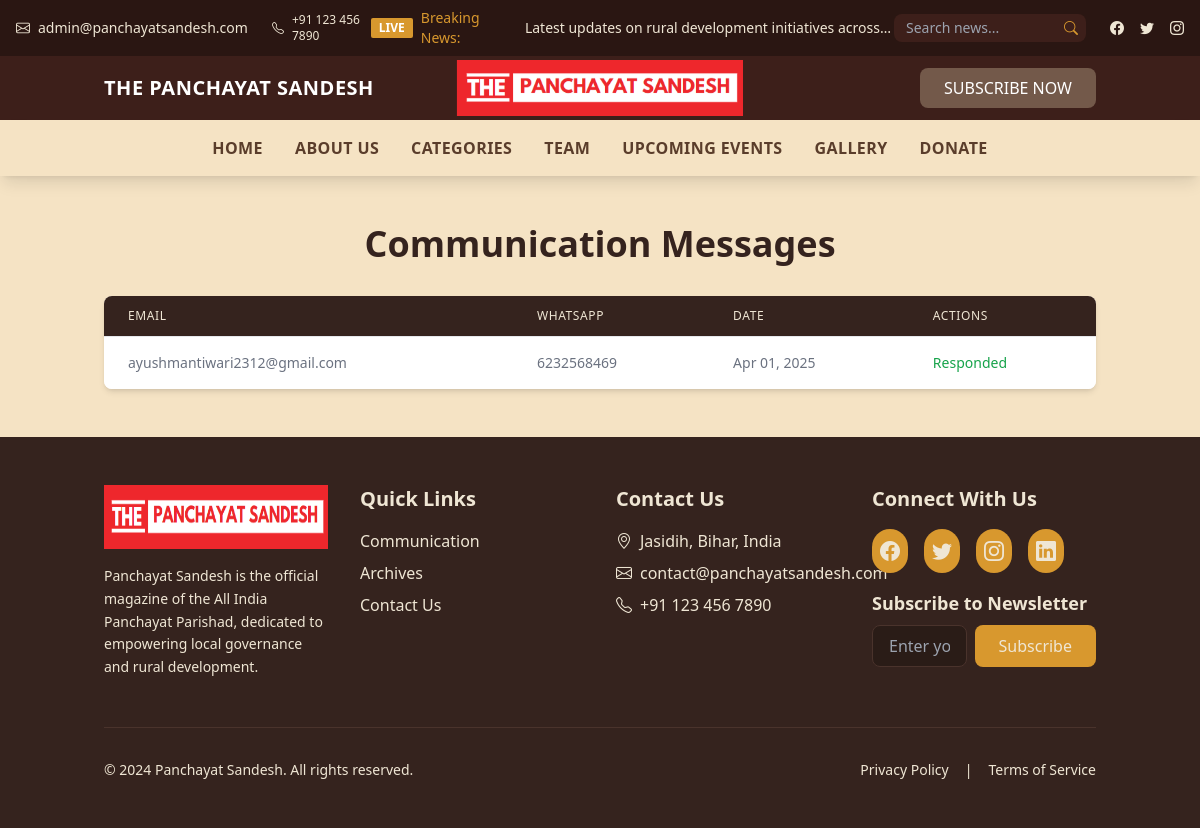
/messages/ (signed in), run on an earlier commit of the app's database.
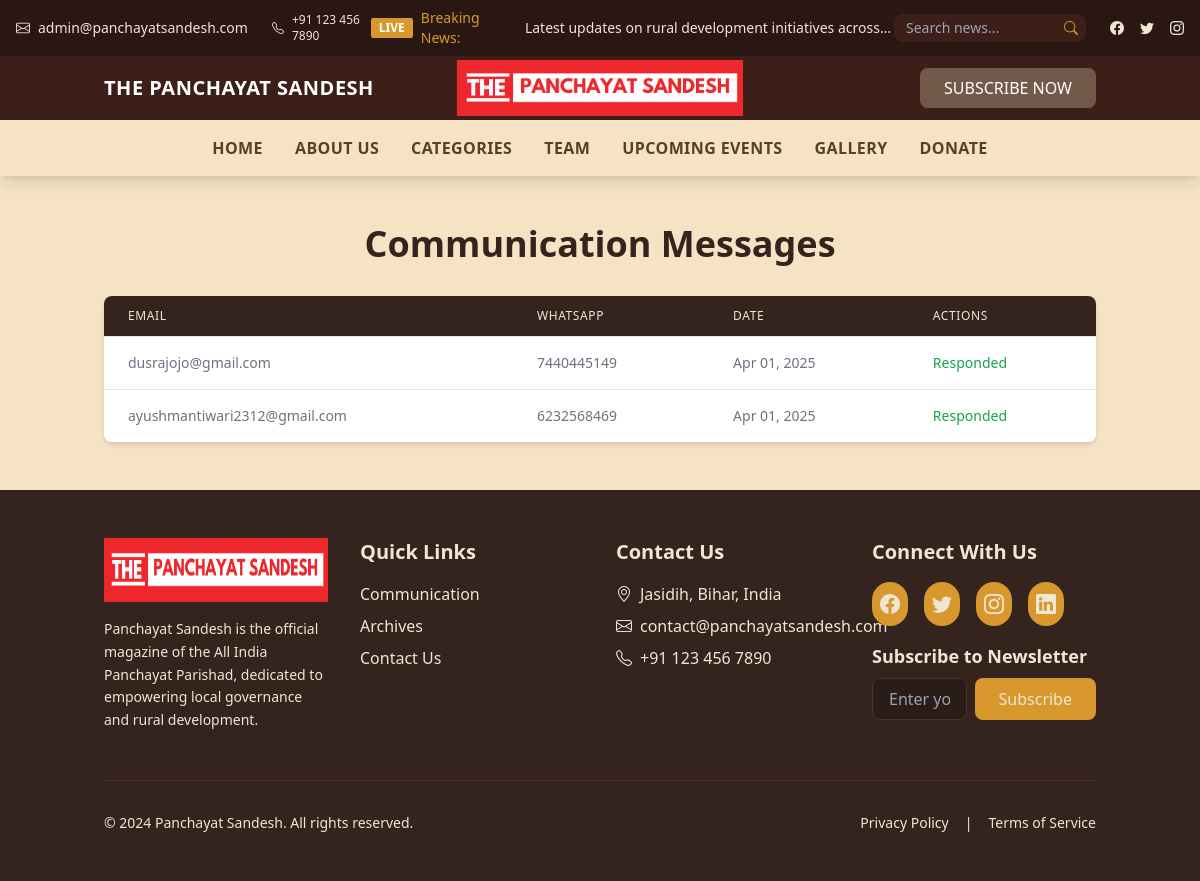
And on a later commit of the database.
### news_app/models.py (models this page shows, shortened)
class communication(models.Model):
    id = models.UUIDField(primary_key=True, default=uuid.uuid4, editable=False)
    whatsapp_number = models.CharField(max_length=100, null=True)
    message = models.TextField(null=True)
    email = models.EmailField(null=True)
    response = models.TextField(null=True)
    viewed = models.BooleanField(default=False)
    created_at = models.DateTimeField(default=timezone.now)

### news_app/views.py (the view, shortened to what this page needs)
# urls.py: path('messages/', MessagesView.as_view(), name="messages"),
class MessagesView(TemplateView):
    template_name = 'messages.html'
    def get_context_data(self, **kwargs):
        import logging
        logger = logging.getLogger(__name__)
        logger.debug("Entering MessagesView.get_context_data")
        context = super().get_context_data(**kwargs)
        logger.debug("Fetching all communications ordered by creation date")
        communications_list = communication.objects.all().order_by('-created_at')
        logger.debug(f"Retrieved {communications_list.count()} communication records")
        context['communications'] = communications_list
        logger.debug("Returning context from MessagesView.get_context_data")
        return context

### templates/messages.html (shortened to what this page needs)
{% extends 'base.html' %}
{% block content %}
{% load static  %}
    {% if request.session.user_id %}
    <section class="py-12 bg-[#f5e3c4]">
        <div class="container mx-auto px-4">
            <h1 class="text-3xl md:text-4xl font-bold text-center text-[#35231e] mb-8">Communication Messages</h1>
            <div class="bg-white rounded-lg shadow-md overflow-hidden">
                <div class="overflow-x-auto">
                    <table class="min-w-full divide-y divide-gray-200">
                        <thead class="bg-[#35231e]">
                            <tr>
                                <th scope="col" class="px-6 py-3 text-left text-xs font-medium text-[#efe6d4] uppercase tracking-wider">Email</th>
                                <th scope="col" class="px-6 py-3 text-left text-xs font-medium text-[#efe6d4] uppercase tracking-wider">WhatsApp</th>
                                <th scope="col" class="px-6 py-3 text-left text-xs font-medium text-[#efe6d4] uppercase tracking-wider">Date</th>
                                <th scope="col" class="px-6 py-3 text-left text-xs font-medium text-[#efe6d4] uppercase tracking-wider">Actions</th>
                            </tr>
                        </thead>
                        <tbody class="bg-white divide-y divide-gray-200">
                            {% for message in communications %}
                            <tr class="hover:bg-gray-50">
                                <td class="px-6 py-4 whitespace-nowrap text-sm text-gray-500">{{ message.email }}</td>
                                <td class="px-6 py-4 whitespace-nowrap text-sm text-gray-500">{{ message.whatsapp_number }}</td>
                                <td class="px-6 py-4 whitespace-nowrap text-sm text-gray-500">{{ message.created_at|date:"M d, Y" }}</td>
                                <td class="px-6 py-4 whitespace-nowrap text-sm font-medium">
                                    {% if message.viewed %}
                                        <span class="text-green-600 font-medium">Responded</span>
                                    {% else %}
                                        <button class="view-message text-[#d8982e] hover:text-[#b77924]"
                                            data-id="{{ message.id }}"
                                            data-message="{{ message.message }}">
                                            Respond
                                        </button>
                                    {% endif %}
                                </td>
                            </tr>
                            {% empty %}
                            <tr>
                                <td colspan="4" class="px-6 py-4 text-center text-sm text-gray-500">No messages found</td>
                            </tr>
                            {% endfor %}
                        </tbody>
                    </table>
                </div>
            </div>
        </div>
    </section>
    {% endif %}
{% endblock %}

### templates/base.html (shortened to what this page needs)
{% load static  %}
<!DOCTYPE html>
<html lang="en" class="scroll-smooth">
<head>
    <script src="https://cdn.tailwindcss.com"></script>
    <link rel="stylesheet" href="https://cdnjs.cloudflare.com/ajax/libs/animate.css/4.1.1/animate.min.css"/>
    <link rel="stylesheet" href="https://cdnjs.cloudflare.com/ajax/libs/bootstrap-icons/1.11.3/font/bootstrap-icons.min.css" />
</head>
<body class="bg-[#f5e3c4] text-[#5a3d2b]">
    <div class="bg-[#2a1612] text-[#efe6d4] text-sm hidden md:block">
        <div class="mx-auto px-4">
            <div class="flex items-center justify-between py-2">
                <div class="flex items-center space-x-6">
                    <a href="mailto:contact@panchayatsandesh.com" class="flex items-center hover:text-[#d8982e] transition-colors duration-300">
                        <i class="bi bi-envelope mr-2"></i>
                        <span>admin@panchayatsandesh.com</span>
                    </a>
                    <a href="tel:+911234567890" class="flex items-center md:max-[1210.4px]:text-xs md:max-[1197px]:hidden hover:text-[#d8982e] transition-colors duration-300">
                        <i class="bi bi-telephone mr-2"></i>
                        <span>+91 123 456 7890</span>
                    </a>
                </div>
                <div class="flex items-center">
                    <div class="flex items-center">
                        <span class="bg-[#d8982e] text-white px-2 py-0.5 rounded-sm text-xs font-bold mr-2">LIVE</span>
                        <span class="text-[#d8982e]">Breaking News:</span>
                        <span class="ml-2 truncate max-w-md">Latest updates on rural development initiatives across India</span>
                    </div>
                </div>
                <div class="flex items-center space-x-6">
                    <div class="relative">
                        <form action="{% url 'home' %}" method="GET" class="flex items-center">
                            <input type="text" name="search" placeholder="Search news..." class="bg-[#3d1f1a] text-[#efe6d4] rounded-lg pl-3 pr-10 py-1 w-48 focus:outline-none focus:ring-2 focus:ring-[#d8982e] transition-all duration-300">
                            <button type="submit" class="absolute right-2 text-[#d8982e] hover:text-[#efe6d4] transition-colors duration-300">
                                <i class="bi bi-search"></i>
                            </button>
                        </form>
                    </div>
                    <div class="flex items-center space-x-4">
                        <a href="#" class="hover:text-[#d8982e] transition-colors duration-300">
                            <i class="bi bi-facebook"></i>
                        </a>
                        <a href="#" class="hover:text-[#d8982e] transition-colors duration-300">
                            <i class="bi bi-twitter"></i>
                        </a>
                        <a href="#" class="hover:text-[#d8982e] transition-colors duration-300">
                            <i class="bi bi-instagram"></i>
                        </a>
                    </div>
                </div>
            </div>
        </div>
    </div>
    <header class="sticky top-0 z-50 w-full">
        <div class="bg-[#3d1f1a] text-white">
            <div class="container mx-auto px-4 py-2 md:py-3">
                <div class="flex flex-col md:flex-row items-center justify-between space-y-2 md:space-y-0">
                    <div class="hidden md:block text-base md:text-lg lg:text-xl font-bold tracking-wide animate__animated animate__fadeInLeft">
                        <span class="hidden md:inline">THE</span> PANCHAYAT SANDESH
                    </div>
                    <div class="absolute left-1/2 transform -translate-x-1/2 hidden md:block">
                        <div class="animate__animated animate__fadeInDown">
                            <img src="/media/images/panchayat_sandesh_logo.png"
                                 alt="THE PANCHAYATSANDESH"
                                 class="h-10 md:h-12 lg:h-14 object-contain lazyload"
                                 loading="lazy">
                        </div>
                    </div>
                    <div class="hidden md:block animate__animated animate__fadeInRight">
                        <a href="{% url 'subscribe' %}"
                           class="inline-block bg-[#73594a] hover:bg-[#5a4437] px-6 py-2 rounded-lg transition-all duration-300 text-base font-medium transform hover:scale-105">
                            SUBSCRIBE NOW
                        </a>
                    </div>
                </div>
            </div>
        </div>
        <nav class="bg-[#f5e3c4] shadow-lg">
            <div class="container mx-auto px-4">
                <div class="hidden md:block">
                    <ul class="flex justify-center items-center space-x-4 lg:space-x-8 py-4">
                        <li class="group">
                            <a href="{% url 'home' %}" class="text-sm lg:text-base font-semibold tracking-wide hover:text-[#d8982e] transition-colors duration-300 relative py-2">
                                HOME
                            </a>
                        </li>
                        <li class="group">
                            <a href="{% url 'about-us' %}" class="text-sm lg:text-base font-semibold tracking-wide hover:text-[#d8982e] transition-colors duration-300 relative py-2">
                                ABOUT US
                            </a>
                        </li>
                        <li class="group">
                            <a href="{% url 'categories' %}" class="text-sm lg:text-base font-semibold tracking-wide hover:text-[#d8982e] transition-colors duration-300 relative py-2">
                                CATEGORIES
                            </a>
                        </li>
                        <li class="group">
                            <a href="{% url 'team' %}" class="text-sm lg:text-base font-semibold tracking-wide hover:text-[#d8982e] transition-colors duration-300 relative py-2">
                                TEAM
                            </a>
                        </li>
                        <li class="group">
                            <a href="{% url 'upcoming-events' %}" class="text-sm lg:text-base font-semibold tracking-wide hover:text-[#d8982e] transition-colors duration-300 relative py-2">
                                UPCOMING EVENTS
                            </a>
                        </li>
                        <li class="group">
                            <a href="{% url 'gallery' %}" class="text-sm lg:text-base font-semibold tracking-wide hover:text-[#d8982e] transition-colors duration-300 relative py-2">
                                GALLERY
                            </a>
                        </li>
                        <li class="group">
                            <a href="{% url 'donation' %}" class="text-sm lg:text-base font-semibold tracking-wide hover:text-[#d8982e] transition-colors duration-300 relative py-2">
                                DONATE
                            </a>
                        </li>
                    </ul>
                </div>
            </div>
        </nav>
    </header>
    {% block content %}
    {% endblock content %}
    <footer class="bg-[#35231e] text-[#efe6d4]">
        <div class="container mx-auto px-4 py-12">
            <div class="grid grid-cols-1 md:grid-cols-2 lg:grid-cols-4 gap-8 mb-12">
                <div class="space-y-4">
                    <div class="flex justify-start">
                        <img src="media/images/panchayat_sandesh_logo.png" alt="Logo" class="h-16">
                    </div>
                    <p class="text-sm leading-relaxed text-left">
                        Panchayat Sandesh is the official magazine of the All India Panchayat Parishad, dedicated to empowering local governance and rural development.
                    </p>
                </div>
                <div class="space-y-4">
                    <h3 class="text-xl font-bold text-left">Quick Links</h3>
                    <ul class="space-y-2 text-left">
                        <li><a href="{% url 'communication' %}" class="hover:text-[#d8982e] transition-colors duration-300">Communication</a></li>
                        <li><a href="{% url 'archives' %}" class="hover:text-[#d8982e] transition-colors duration-300">Archives</a></li>
                        <li><a href="{% url 'contact' %}" class="hover:text-[#d8982e] transition-colors duration-300">Contact Us</a></li>
                    </ul>
                </div>
                <div class="space-y-4">
                    <h3 class="text-xl font-bold text-left">Contact Us</h3>
                    <ul class="space-y-2">
                        <li class="flex items-center gap-2">
                            <i class="bi bi-geo-alt"></i>
                            <span>Jasidih, Bihar, India</span>
                        </li>
                        <li class="flex items-center gap-2">
                            <i class="bi bi-envelope"></i>
                            <a href="mailto:contact@panchayatsandesh.com" class="hover:text-[#d8982e] transition-colors duration-300">contact@panchayatsandesh.com</a>
                        </li>
                        <li class="flex items-center gap-2">
                            <i class="bi bi-telephone"></i>
                            <a href="tel:+911234567890" class="hover:text-[#d8982e] transition-colors duration-300">+91 123 456 7890</a>
                        </li>
                    </ul>
                </div>
                <div class="space-y-4">
                    <h3 class="text-xl font-bold text-left">Connect With Us</h3>
                    <div class="flex justify-start space-x-4">
                        <a href="#" class="bg-[#d8982e] hover:bg-[#b77924] p-2 rounded-full transition-colors duration-300">
                            <i class="bi bi-facebook text-xl"></i>
                        </a>
                        <a href="#" class="bg-[#d8982e] hover:bg-[#b77924] p-2 rounded-full transition-colors duration-300">
                            <i class="bi bi-twitter text-xl"></i>
                        </a>
                        <a href="#" class="bg-[#d8982e] hover:bg-[#b77924] p-2 rounded-full transition-colors duration-300">
                            <i class="bi bi-instagram text-xl"></i>
                        </a>
                        <a href="#" class="bg-[#d8982e] hover:bg-[#b77924] p-2 rounded-full transition-colors duration-300">
                            <i class="bi bi-linkedin text-xl"></i>
                        </a>
                    </div>
                    <div class="mt-6">
                        <h4 class="text-lg font-semibold mb-2 text-left">Subscribe to Newsletter</h4>
                        <form class="flex flex-col sm:flex-row gap-2">
                            <input type="email" placeholder="Enter your email" class="w-full px-4 py-2 rounded-lg bg-[#2a1c17] border border-[#4a332c] focus:outline-none focus:border-[#d8982e]">
                            <button type="submit" class="w-full sm:w-auto bg-[#d8982e] hover:bg-[#b77924] px-6 py-2 rounded-lg transition-colors duration-300">Subscribe</button>
                        </form>
                    </div>
                </div>
            </div>
            <div class="pt-8 mt-8 border-t border-[#4a332c]">
                <div class="flex flex-col sm:flex-row justify-between items-start sm:items-center gap-4">
                    <p class="text-sm">&copy; 2024 Panchayat Sandesh. All rights reserved.</p>
                    <div class="flex flex-col sm:flex-row gap-4 text-sm">
                        <a href="#" class="hover:text-[#d8982e] transition-colors duration-300">Privacy Policy</a>
                        <span class="hidden sm:inline">|</span>
                        <a href="#" class="hover:text-[#d8982e] transition-colors duration-300">Terms of Service</a>
                    </div>
                </div>
            </div>
        </div>
    </footer>
</body>
</html>

What changed in the data, as far as the page shows it:
added communication: email "dusrajojo@gmail.com", whatsapp_number "7440445149", created_at "Apr 01, 2025", viewed "Responded"
